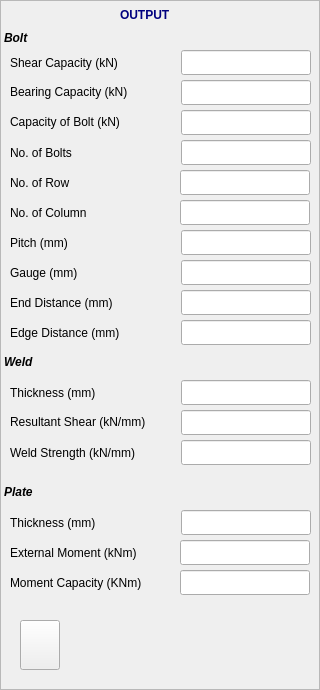
    <widget class="QFrame" name="outputFrame_3">
     <property name="geometry">
      <rect>
       <x>1088</x>
       <y>610</y>
       <width>320</width>
       <height>690</height>
      </rect>
     </property>
     <property name="sizePolicy">
      <sizepolicy hsizetype="Fixed" vsizetype="Fixed">
       <horstretch>0</horstretch>
       <verstretch>0</verstretch>
      </sizepolicy>
     </property>
     <property name="minimumSize">
      <size>
       <width>320</width>
       <height>690</height>
      </size>
     </property>
     <property name="frameShape">
      <enum>QFrame::StyledPanel</enum>
     </property>
     <property name="frameShadow">
      <enum>QFrame::Raised</enum>
     </property>
     <widget class="QLineEdit" name="txtShrCapacity_3">
      <property name="geometry">
       <rect>
        <x>181</x>
        <y>50</y>
        <width>130</width>
        <height>25</height>
       </rect>
      </property>
      <property name="text">
       <string/>
      </property>
      <property name="readOnly">
       <bool>true</bool>
      </property>
     </widget>
     <widget class="QLineEdit" name="txtbearCapacity_3">
      <property name="geometry">
       <rect>
        <x>181</x>
        <y>80</y>
        <width>130</width>
        <height>25</height>
       </rect>
      </property>
      <property name="readOnly">
       <bool>true</bool>
      </property>
     </widget>
     <widget class="QLineEdit" name="txtBoltCapacity_3">
      <property name="geometry">
       <rect>
        <x>181</x>
        <y>110</y>
        <width>130</width>
        <height>25</height>
       </rect>
      </property>
      <property name="readOnly">
       <bool>true</bool>
      </property>
     </widget>
     <widget class="QLineEdit" name="txtNoBolts_3">
      <property name="geometry">
       <rect>
        <x>181</x>
        <y>140</y>
        <width>130</width>
        <height>25</height>
       </rect>
      </property>
      <property name="readOnly">
       <bool>true</bool>
      </property>
     </widget>
     <widget class="QLineEdit" name="txtPitch_3">
      <property name="geometry">
       <rect>
        <x>181</x>
        <y>230</y>
        <width>130</width>
        <height>25</height>
       </rect>
      </property>
      <property name="readOnly">
       <bool>true</bool>
      </property>
     </widget>
     <widget class="QLineEdit" name="txtGuage_3">
      <property name="geometry">
       <rect>
        <x>181</x>
        <y>260</y>
        <width>130</width>
        <height>25</height>
       </rect>
      </property>
      <property name="readOnly">
       <bool>true</bool>
      </property>
     </widget>
     <widget class="QLineEdit" name="txtEndDist_3">
      <property name="geometry">
       <rect>
        <x>181</x>
        <y>290</y>
        <width>130</width>
        <height>25</height>
       </rect>
      </property>
      <property name="readOnly">
       <bool>true</bool>
      </property>
     </widget>
     <widget class="QLineEdit" name="txtEdgeDist_3">
      <property name="geometry">
       <rect>
        <x>181</x>
        <y>320</y>
        <width>130</width>
        <height>25</height>
       </rect>
      </property>
      <property name="readOnly">
       <bool>true</bool>
      </property>
     </widget>
     <widget class="QLineEdit" name="txtWeldThick_3">
      <property name="geometry">
       <rect>
        <x>181</x>
        <y>380</y>
        <width>130</width>
        <height>25</height>
       </rect>
      </property>
      <property name="readOnly">
       <bool>true</bool>
      </property>
     </widget>
     <widget class="QLineEdit" name="txtResltShr_3">
      <property name="geometry">
       <rect>
        <x>181</x>
        <y>410</y>
        <width>130</width>
        <height>25</height>
       </rect>
      </property>
      <property name="readOnly">
       <bool>true</bool>
      </property>
     </widget>
     <widget class="QLineEdit" name="txtWeldStrng_3">
      <property name="geometry">
       <rect>
        <x>181</x>
        <y>440</y>
        <width>130</width>
        <height>25</height>
       </rect>
      </property>
      <property name="readOnly">
       <bool>true</bool>
      </property>
     </widget>
     <widget class="QLineEdit" name="txtPlateThick_3">
      <property name="geometry">
       <rect>
        <x>181</x>
        <y>510</y>
        <width>130</width>
        <height>25</height>
       </rect>
      </property>
      <property name="readOnly">
       <bool>true</bool>
      </property>
     </widget>
     <widget class="QLabel" name="label_60">
      <property name="geometry">
       <rect>
        <x>4</x>
        <y>30</y>
        <width>66</width>
        <height>17</height>
       </rect>
      </property>
      <property name="text">
       <string>&lt;html&gt;&lt;head/&gt;&lt;body&gt;&lt;p&gt;&lt;span style=&quot; font-weight:600; font-style:italic;&quot;&gt;Bolt&lt;/span&gt;&lt;/p&gt;&lt;/body&gt;&lt;/html&gt;</string>
      </property>
     </widget>
     <widget class="QLabel" name="label_61">
      <property name="geometry">
       <rect>
        <x>10</x>
        <y>50</y>
        <width>170</width>
        <height>25</height>
       </rect>
      </property>
      <property name="text">
       <string>Shear Capacity (kN)</string>
      </property>
     </widget>
     <widget class="QLabel" name="label_62">
      <property name="geometry">
       <rect>
        <x>10</x>
        <y>80</y>
        <width>150</width>
        <height>25</height>
       </rect>
      </property>
      <property name="text">
       <string>&lt;html&gt;&lt;head/&gt;&lt;body&gt;&lt;p&gt;Bearing Capacity (kN)&lt;/p&gt;&lt;/body&gt;&lt;/html&gt;</string>
      </property>
     </widget>
     <widget class="QLabel" name="labl123_3">
      <property name="geometry">
       <rect>
        <x>10</x>
        <y>110</y>
        <width>150</width>
        <height>25</height>
       </rect>
      </property>
      <property name="text">
       <string>&lt;html&gt;&lt;head/&gt;&lt;body&gt;&lt;p&gt;Capacity of Bolt (kN)&lt;/p&gt;&lt;/body&gt;&lt;/html&gt;</string>
      </property>
     </widget>
     <widget class="QLabel" name="t_3">
      <property name="geometry">
       <rect>
        <x>10</x>
        <y>140</y>
        <width>130</width>
        <height>25</height>
       </rect>
      </property>
      <property name="text">
       <string>No. of Bolts</string>
      </property>
     </widget>
     <widget class="QLabel" name="label_63">
      <property name="geometry">
       <rect>
        <x>10</x>
        <y>230</y>
        <width>130</width>
        <height>25</height>
       </rect>
      </property>
      <property name="text">
       <string>Pitch (mm)</string>
      </property>
     </widget>
     <widget class="QLabel" name="label_64">
      <property name="geometry">
       <rect>
        <x>10</x>
        <y>290</y>
        <width>130</width>
        <height>25</height>
       </rect>
      </property>
      <property name="text">
       <string>End Distance (mm)</string>
      </property>
     </widget>
     <widget class="QLabel" name="label_65">
      <property name="geometry">
       <rect>
        <x>10</x>
        <y>380</y>
        <width>130</width>
        <height>25</height>
       </rect>
      </property>
      <property name="text">
       <string>Thickness (mm)</string>
      </property>
     </widget>
     <widget class="QLabel" name="label_66">
      <property name="geometry">
       <rect>
        <x>10</x>
        <y>440</y>
        <width>160</width>
        <height>25</height>
       </rect>
      </property>
      <property name="text">
       <string>Weld Strength (kN/mm)</string>
      </property>
     </widget>
     <widget class="QLabel" name="label_67">
      <property name="geometry">
       <rect>
        <x>10</x>
        <y>260</y>
        <width>130</width>
        <height>25</height>
       </rect>
      </property>
      <property name="text">
       <string>Gauge (mm)</string>
      </property>
     </widget>
     <widget class="QLabel" name="label_68">
      <property name="geometry">
       <rect>
        <x>4</x>
        <y>350</y>
        <width>130</width>
        <height>25</height>
       </rect>
      </property>
      <property name="text">
       <string>&lt;html&gt;&lt;head/&gt;&lt;body&gt;&lt;p&gt;&lt;span style=&quot; font-weight:600; font-style:italic;&quot;&gt;Weld&lt;/span&gt;&lt;/p&gt;&lt;/body&gt;&lt;/html&gt;</string>
      </property>
     </widget>
     <widget class="QLabel" name="label_69">
      <property name="geometry">
       <rect>
        <x>10</x>
        <y>320</y>
        <width>140</width>
        <height>25</height>
       </rect>
      </property>
      <property name="text">
       <string>Edge Distance (mm)</string>
      </property>
     </widget>
     <widget class="QLabel" name="label_70">
      <property name="geometry">
       <rect>
        <x>10</x>
        <y>510</y>
        <width>130</width>
        <height>25</height>
       </rect>
      </property>
      <property name="text">
       <string>Thickness (mm)</string>
      </property>
     </widget>
     <widget class="QLabel" name="label_71">
      <property name="geometry">
       <rect>
        <x>10</x>
        <y>410</y>
        <width>170</width>
        <height>25</height>
       </rect>
      </property>
      <property name="text">
       <string>&lt;html&gt;&lt;head/&gt;&lt;body&gt;&lt;p&gt;Resultant Shear (kN/mm)&lt;/p&gt;&lt;/body&gt;&lt;/html&gt;</string>
      </property>
     </widget>
     <widget class="QLabel" name="label_72">
      <property name="geometry">
       <rect>
        <x>10</x>
        <y>540</y>
        <width>160</width>
        <height>25</height>
       </rect>
      </property>
      <property name="text">
       <string>External Moment (kNm)</string>
      </property>
     </widget>
     <widget class="QLabel" name="label_73">
      <property name="geometry">
       <rect>
        <x>4</x>
        <y>480</y>
        <width>130</width>
        <height>25</height>
       </rect>
      </property>
      <property name="text">
       <string>&lt;html&gt;&lt;head/&gt;&lt;body&gt;&lt;p&gt;&lt;span style=&quot; font-weight:600; font-style:italic;&quot;&gt;Plate&lt;/span&gt;&lt;/p&gt;&lt;/body&gt;&lt;/html&gt;</string>
      </property>
     </widget>
     <widget class="QLineEdit" name="txtExtMomnt_3">
      <property name="geometry">
       <rect>
        <x>180</x>
        <y>540</y>
        <width>130</width>
        <height>25</height>
       </rect>
      </property>
      <property name="readOnly">
       <bool>true</bool>
      </property>
     </widget>
     <widget class="QLineEdit" name="txtMomntCapacity_3">
      <property name="geometry">
       <rect>
        <x>180</x>
        <y>570</y>
        <width>130</width>
        <height>25</height>
       </rect>
      </property>
      <property name="readOnly">
       <bool>true</bool>
      </property>
     </widget>
     <widget class="QLabel" name="label_74">
      <property name="geometry">
       <rect>
        <x>10</x>
        <y>570</y>
        <width>170</width>
        <height>25</height>
       </rect>
      </property>
      <property name="text">
       <string>Moment Capacity (KNm)</string>
      </property>
     </widget>
     <widget class="QLabel" name="lbl_col_3">
      <property name="geometry">
       <rect>
        <x>10</x>
        <y>200</y>
        <width>130</width>
        <height>25</height>
       </rect>
      </property>
      <property name="text">
       <string>No. of Column</string>
      </property>
     </widget>
     <widget class="QLabel" name="lbl_row_3">
      <property name="geometry">
       <rect>
        <x>10</x>
        <y>170</y>
        <width>130</width>
        <height>25</height>
       </rect>
      </property>
      <property name="text">
       <string>No. of Row</string>
      </property>
     </widget>
     <widget class="QLineEdit" name="lineEdit_5">
      <property name="geometry">
       <rect>
        <x>180</x>
        <y>170</y>
        <width>130</width>
        <height>25</height>
       </rect>
      </property>
     </widget>
     <widget class="QLineEdit" name="lineEdit_6">
      <property name="geometry">
       <rect>
        <x>180</x>
        <y>200</y>
        <width>130</width>
        <height>25</height>
       </rect>
      </property>
     </widget>
     <widget class="QLabel" name="label_75">
      <property name="geometry">
       <rect>
        <x>120</x>
        <y>0</y>
        <width>60</width>
        <height>31</height>
       </rect>
      </property>
      <property name="text">
       <string>&lt;html&gt;&lt;head/&gt;&lt;body&gt;&lt;p&gt;&lt;span style=&quot; font-weight:600; color:#00007f;&quot;&gt;OUTPUT&lt;/span&gt;&lt;/p&gt;&lt;/body&gt;&lt;/html&gt;</string>
      </property>
     </widget>
     <widget class="QPushButton" name="pushButton_3">
      <property name="geometry">
       <rect>
        <x>20</x>
        <y>620</y>
        <width>40</width>
        <height>50</height>
       </rect>
      </property>
      <property name="text">
       <string/>
      </property>
      <property name="icon">
       <iconset>
        <normaloff>:/images/logo.jpg</normaloff>:/images/logo.jpg</iconset>
      </property>
      <property name="iconSize">
       <size>
        <width>40</width>
        <height>50</height>
       </size>
      </property>
      <property name="checkable">
       <bool>false</bool>
      </property>
      <property name="autoDefault">
       <bool>false</bool>
      </property>
      <property name="default">
       <bool>false</bool>
      </property>
      <property name="flat">
       <bool>false</bool>
      </property>
     </widget>
    </widget>
